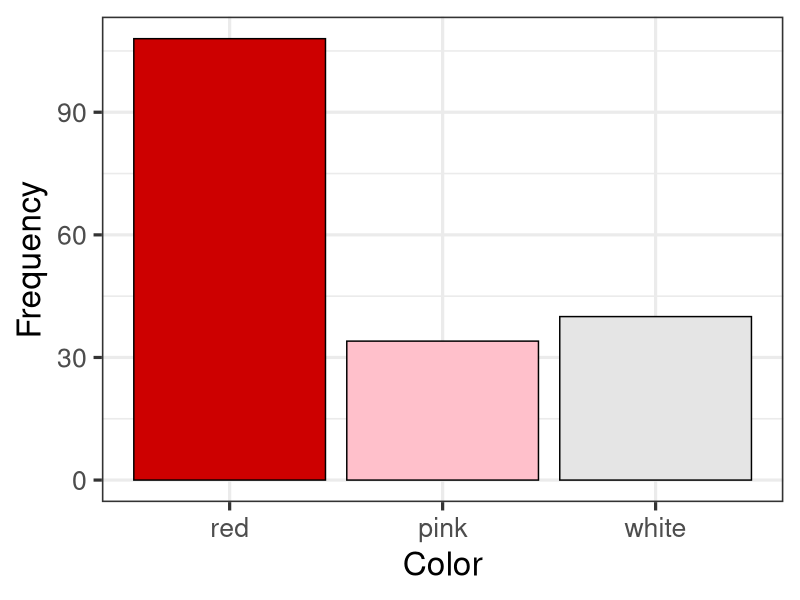
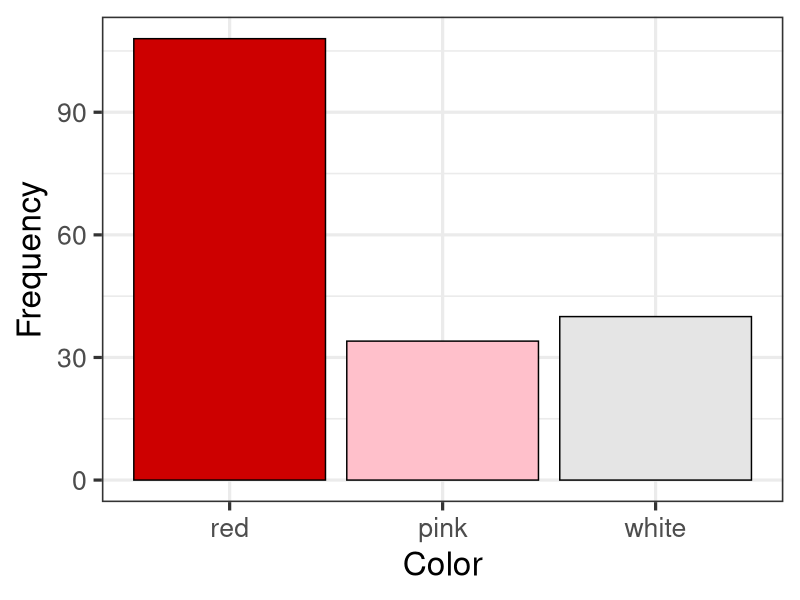

The R script that drew these images, in order:
# Lecture 01 code - Intro, sampling, and summary statistics
library(tidyverse)

# set working directory
setwd(dirname(rstudioapi::getActiveDocumentContext()$path))

# Visualizing frequency distributions
poinsettias <- data.frame(color = c("red", "pink", "white"),
                          frequency = c(108, 34, 40)) %>%
    dplyr::mutate(total = sum(frequency)) %>%
    dplyr::mutate(relative_frequency = frequency / total) %>%
    dplyr::mutate(percent_frequency = relative_frequency * 100)

# check that relative frequency adds to 1
sum(poinsettias$relative_frequency)
sum(poinsettias$percent_frequency)

# plot as bar chart
poinsettias %>%
    ggplot2::ggplot(.) +
    ggplot2::aes(x = factor(color, levels = c("red", "pink", "white")), 
                 y = frequency,
                 fill = color) +
    ggplot2::geom_bar(stat = "identity", color = "black") +
    ggplot2::theme_bw(24) +
    ggplot2::labs(x = "Color", y = "Frequency") +
    ggplot2::scale_fill_manual(values = c("red" = "red3", "pink" = "pink", "white" = "grey90")) +
    ggplot2::theme(legend.position = "none")

# save
ggsave("poinsettas_frequency.png", height = 5, width = 5)
